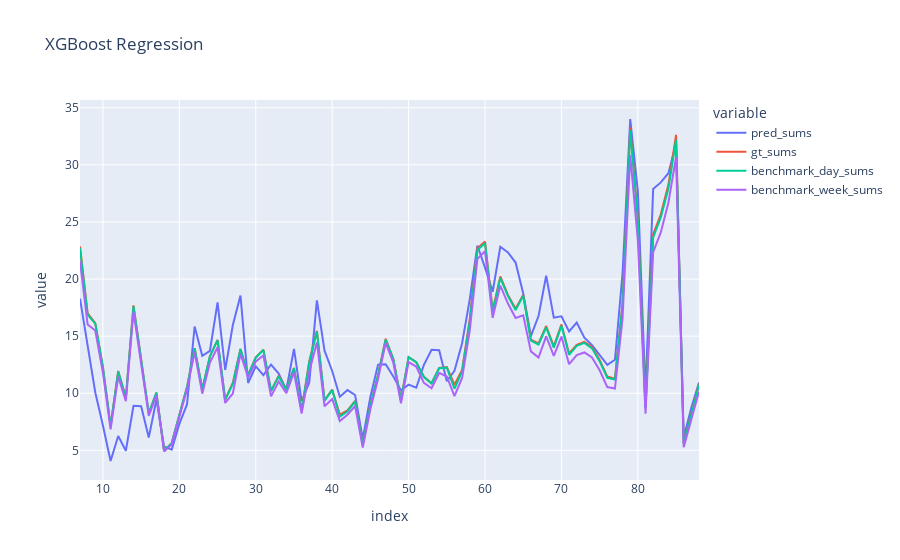

The notebook cell saved with this chart:
### Markdown cell above
### Visualization

### Code cell
df_daily_sum = pd.DataFrame({'pred_sums': predictions.sum(axis=0)[7:], 
                            'gt_sums': y_test.sum(axis=0)[7:],
                            'benchmark_day_sums': benchmark_day_per_day.sum(axis=0),
                            'benchmark_week_sums': benchmark_week_per_day.sum(axis=0)
                             })[7:]

px.line(df_daily_sum, title='XGBoost Regression')

### Figure 1 — Plotly figure (JSON) as saved in the notebook; plotly's stock layout.template omitted (floating-point values rounded to 4 significant figures)
{"data": [{"hovertemplate": "variable=pred_sums<br>index=%{x}<br>value=%{y}<extra></extra>", "legendgroup": "pred_sums", "line": {"color": "#636efa", "dash": "solid"}, "marker": {"symbol": "circle"}, "mode": "lines", "name": "pred_sums", "orientation": "v", "showlegend": true, "type": "scatter", "x": [7, 8, 9, 10, 11, 12, 13, 14, 15, 16, 17, 18, 19, 20, 21, 22, 23, 24, 25, 26, 27, 28, 29, 30, 31, 32, 33, 34, 35, 36, 37, 38, 39, 40, 41, 42, 43, 44, 45, 46, 47, 48, 49, 50, 51, 52, 53, 54, 55, 56, 57, 58, 59, 60, 61, 62, 63, 64, 65, 66, 67, 68, 69, 70, 71, 72, 73, 74, 75, 76, 77, 78, 79, 80, 81, 82, 83, 84, 85, 86, 87, 88], "xaxis": "x", "y": [18.29, 14.31, 10.07, 7.172, 4.067, 6.253, 4.963, 8.907, 8.866, 6.126, 9.458, 5.331, 5.069, 7.321, 9.023, 15.85, 13.27, 13.71, 17.96, 12.04, 15.97, 18.56, 10.9, 12.36, 11.59, 12.52, 11.73, 10.3, 13.89, 9.303, 10.94, 18.13, 13.73, 11.95, 9.686, 10.27, 9.844, 5.991, 9.701, 12.51, 12.54, 11.47, 10.25, 10.75, 10.48, 12.49, 13.8, 13.78, 11.06, 11.97, 14.37, 18.23, 22.94, 21.0, 18.89, 22.83, 22.33, 21.45, 18.73, 15.01, 16.76, 20.29, 16.62, 16.73, 15.41, 16.18, 14.86, 14.22, 13.3, 12.49, 12.93, 20.54, 34.02, 27.68, 10.08, 27.9, 28.47, 29.27, 31.88, 6.098, 8.753, 10.93], "yaxis": "y"}, {"hovertemplate": "variable=gt_sums<br>index=%{x}<br>value=%{y}<extra></extra>", "legendgroup": "gt_sums", "line": {"color": "#EF553B", "dash": "solid"}, "marker": {"symbol": "circle"}, "mode": "lines", "name": "gt_sums", "orientation": "v", "showlegend": true, "type": "scatter", "x": [7, 8, 9, 10, 11, 12, 13, 14, 15, 16, 17, 18, 19, 20, 21, 22, 23, 24, 25, 26, 27, 28, 29, 30, 31, 32, 33, 34, 35, 36, 37, 38, 39, 40, 41, 42, 43, 44, 45, 46, 47, 48, 49, 50, 51, 52, 53, 54, 55, 56, 57, 58, 59, 60, 61, 62, 63, 64, 65, 66, 67, 68, 69, 70, 71, 72, 73, 74, 75, 76, 77, 78, 79, 80, 81, 82, 83, 84, 85, 86, 87, 88], "xaxis": "x", "y": [22.86, 16.99, 16.13, 12.29, 7.161, 11.95, 9.626, 17.69, 12.97, 8.239, 10.06, 4.996, 5.633, 8.196, 10.54, 13.94, 10.35, 13.23, 14.68, 9.436, 10.93, 13.88, 11.61, 13.15, 13.82, 10.19, 11.54, 10.31, 12.23, 8.515, 12.8, 15.47, 9.392, 10.32, 8.137, 8.493, 9.323, 5.511, 8.964, 11.59, 14.77, 13.02, 9.434, 13.17, 12.72, 11.44, 10.88, 12.22, 12.3, 10.74, 12.04, 16.51, 22.69, 23.28, 17.26, 20.23, 18.62, 17.39, 18.63, 14.69, 14.38, 15.89, 14.1, 16.03, 13.48, 14.24, 14.51, 14.06, 12.91, 11.46, 11.28, 17.9, 33.29, 25.29, 8.773, 23.9, 25.67, 28.27, 32.63, 5.605, 8.295, 10.83], "yaxis": "y"}, {"hovertemplate": "variable=benchmark_day_sums<br>index=%{x}<br>value=%{y}<extra></extra>", "legendgroup": "benchmark_day_sums", "line": {"color": "#00cc96", "dash": "solid"}, "marker": {"symbol": "circle"}, "mode": "lines", "name": "benchmark_day_sums", "orientation": "v", "showlegend": true, "type": "scatter", "x": [7, 8, 9, 10, 11, 12, 13, 14, 15, 16, 17, 18, 19, 20, 21, 22, 23, 24, 25, 26, 27, 28, 29, 30, 31, 32, 33, 34, 35, 36, 37, 38, 39, 40, 41, 42, 43, 44, 45, 46, 47, 48, 49, 50, 51, 52, 53, 54, 55, 56, 57, 58, 59, 60, 61, 62, 63, 64, 65, 66, 67, 68, 69, 70, 71, 72, 73, 74, 75, 76, 77, 78, 79, 80, 81, 82, 83, 84, 85, 86, 87, 88], "xaxis": "x", "y": [22.69, 16.86, 16.09, 12.27, 7.123, 11.9, 9.589, 17.63, 12.94, 8.238, 10.06, 4.995, 5.633, 8.195, 10.54, 13.94, 10.35, 13.22, 14.66, 9.433, 10.82, 13.88, 11.6, 13.12, 13.78, 10.19, 11.47, 10.28, 12.19, 8.429, 12.72, 15.41, 9.331, 10.29, 7.958, 8.405, 9.285, 5.489, 8.931, 11.58, 14.68, 12.98, 9.39, 13.16, 12.72, 11.42, 10.85, 12.19, 12.24, 10.39, 11.9, 16.24, 22.54, 23.14, 17.09, 20.11, 18.51, 17.28, 18.53, 14.61, 14.27, 15.77, 14.0, 15.91, 13.36, 14.14, 14.41, 13.93, 12.79, 11.36, 11.2, 17.76, 33.04, 25.09, 8.692, 23.65, 25.39, 27.92, 32.2, 5.565, 8.232, 10.74], "yaxis": "y"}, {"hovertemplate": "variable=benchmark_week_sums<br>index=%{x}<br>value=%{y}<extra></extra>", "legendgroup": "benchmark_week_sums", "line": {"color": "#ab63fa", "dash": "solid"}, "marker": {"symbol": "circle"}, "mode": "lines", "name": "benchmark_week_sums", "orientation": "v", "showlegend": true, "type": "scatter", "x": [7, 8, 9, 10, 11, 12, 13, 14, 15, 16, 17, 18, 19, 20, 21, 22, 23, 24, 25, 26, 27, 28, 29, 30, 31, 32, 33, 34, 35, 36, 37, 38, 39, 40, 41, 42, 43, 44, 45, 46, 47, 48, 49, 50, 51, 52, 53, 54, 55, 56, 57, 58, 59, 60, 61, 62, 63, 64, 65, 66, 67, 68, 69, 70, 71, 72, 73, 74, 75, 76, 77, 78, 79, 80, 81, 82, 83, 84, 85, 86, 87, 88], "xaxis": "x", "y": [21.56, 16.02, 15.49, 11.8, 6.844, 11.45, 9.301, 17.16, 12.58, 8.027, 9.844, 4.901, 5.522, 7.981, 10.32, 13.61, 9.964, 12.69, 14.03, 9.146, 9.983, 13.47, 11.37, 12.78, 13.3, 9.728, 11.03, 10.0, 11.83, 8.215, 11.89, 14.47, 8.858, 9.488, 7.564, 8.125, 8.883, 5.236, 8.62, 11.25, 14.41, 12.67, 9.113, 12.72, 12.34, 10.91, 10.43, 11.78, 11.47, 9.745, 11.35, 15.48, 21.76, 22.44, 16.6, 19.43, 17.86, 16.6, 16.82, 13.67, 13.13, 14.99, 13.26, 14.96, 12.54, 13.35, 13.57, 13.13, 12.02, 10.54, 10.41, 16.58, 30.85, 23.39, 8.215, 22.36, 24.09, 26.7, 30.69, 5.278, 7.785, 10.15], "yaxis": "y"}], "layout": {"legend": {"title": {"text": "variable"}, "tracegroupgap": 0}, "title": {"text": "XGBoost Regression"}, "xaxis": {"anchor": "y", "domain": [0, 1], "title": {"text": "index"}}, "yaxis": {"anchor": "x", "domain": [0, 1], "title": {"text": "value"}}}}
